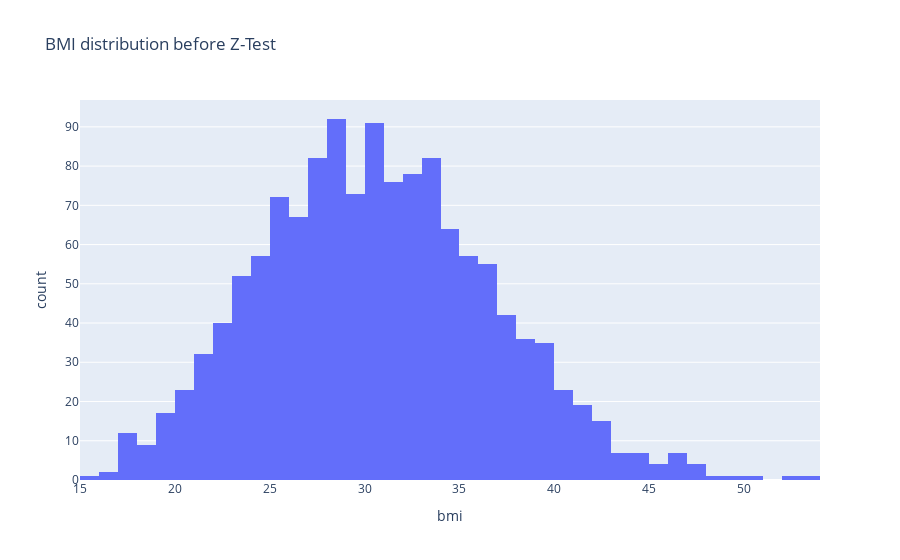

Write notebook code for a chart like this one.
### Markdown cell above
### BMI Distribution

### Code cell
fig = px.histogram(insurance, x="bmi",title="BMI distribution before Z-Test")
fig.show()

### Figure 1 — Plotly figure (JSON) as saved in the notebook; plotly's stock layout.template omitted (floating-point values rounded to 4 significant figures; data arrays with more than 128 entries replaced by an {"elided": "..."} marker saying what was removed)
{"data": [{"alignmentgroup": "True", "bingroup": "x", "hovertemplate": "bmi=%{x}<br>count=%{y}<extra></extra>", "legendgroup": "", "marker": {"color": "#636efa"}, "name": "", "offsetgroup": "", "orientation": "v", "showlegend": false, "type": "histogram", "x": {"elided": "1338 float values"}, "xaxis": "x", "yaxis": "y"}], "layout": {"barmode": "relative", "legend": {"tracegroupgap": 0}, "title": {"text": "BMI distribution before Z-Test"}, "xaxis": {"anchor": "y", "domain": [0, 1], "title": {"text": "bmi"}}, "yaxis": {"anchor": "x", "domain": [0, 1], "title": {"text": "count"}}}}
